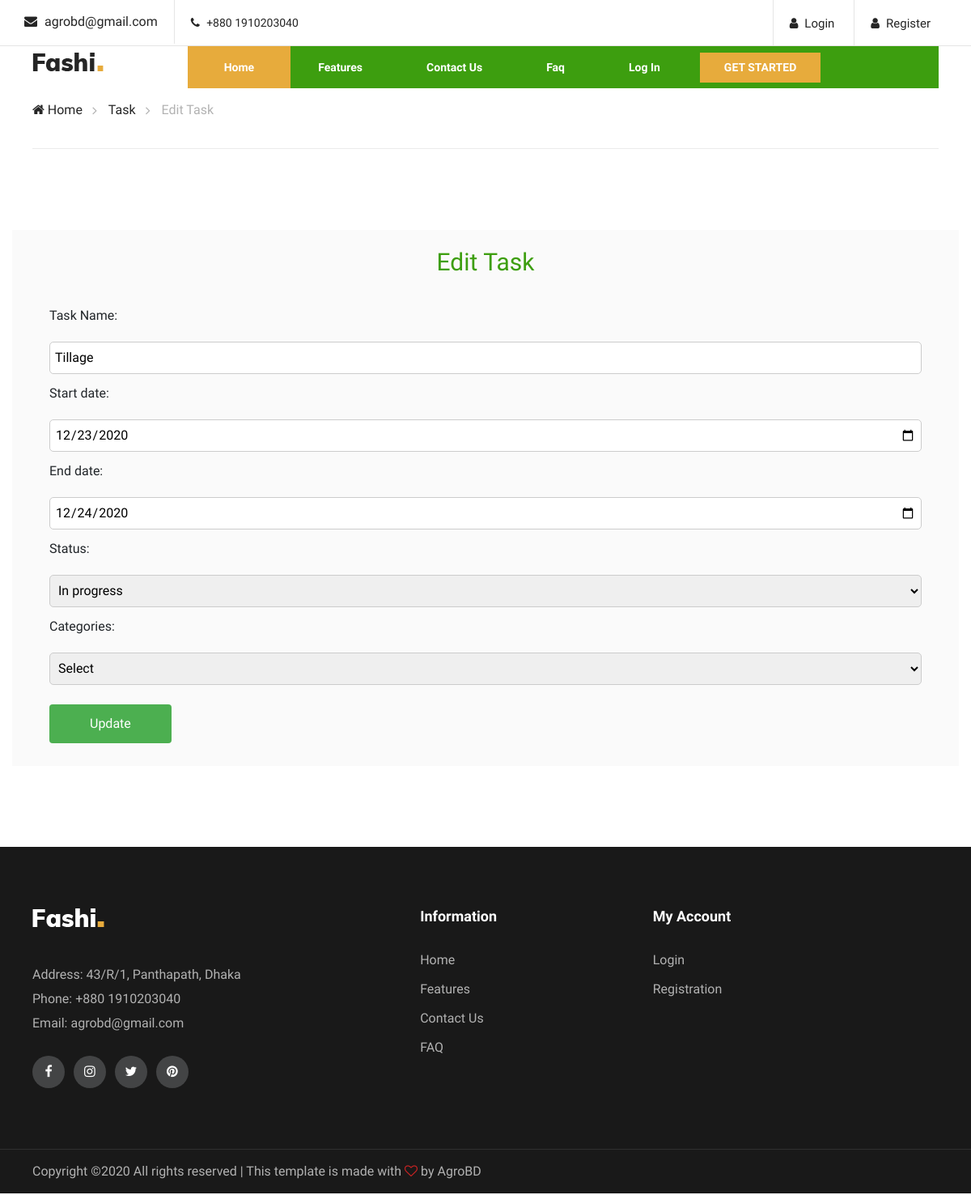
The page /tasks_show_edit.php?edit=1 on the database its author committed.
### tables this page shows
CREATE TABLE `tasks` (
  `task_id` int(11) NOT NULL,
  `task_name` varchar(30) NOT NULL,
  `start_date` date NOT NULL,
  `end_date` date NOT NULL,
  `status` varchar(12) NOT NULL,
  `categories` varchar(20) NOT NULL,
  `cropProduction_id` int(11) NOT NULL,
  `uid` int(11) NOT NULL,
  `created_at` timestamp NOT NULL DEFAULT current_timestamp() ON UPDATE current_timestamp()
);

### tasks_show_edit.php (the view, shortened to what this page needs)
<?php include'includes/head.php';
include'includes/navbar.php';
$conn = connect();
if (isset($_GET['edit'])){
    $id = $_GET['edit'];
    $sql= "SELECT * FROM tasks WHERE task_id=$id";
    $result = $conn->query($sql);
    $row = $result-> fetch_assoc();
    $task_name = $row['task_name'];
    $start_date = $row['start_date'];
    $end_date = $row['end_date'];
}
?>
</head>
<body>
    <div class="breacrumb-section">
        <div class="container">
            <div class="row">
                <div class="col-lg-12">
                    <div class="breadcrumb-text">
                        <a href="index"><i class="fa fa-home"></i> Home</a>
                        <a href="tasks_show">Task</a>
                        <span>Edit Task</span>
                    </div>
                </div>
            </div>
        </div>
    </div>
    <section class="homenav">
        <div class="container production_box">
            <div class="modal-body">
                <h3 style="text-align: center; color:#3D9E0F;">Edit Task</h3><br>
                <div class="container">
                    <form onsubmit="return nullcheck();" action="" method="POST">
                        <div>
                            <label for="task_name">Task Name:</label><br>
                            <input type="text" id="task_name" name="task_name" oninput="ontype();"
                                value="<?=$task_name; ?>">
                        </div>
                        <div>
                            <label for="start_date">Start date:</label><br>
                            <input type="date" id="start_date" name="start_date" value="<?=$start_date; ?>">
                        </div>
                        <div>
                            <label for="end_date">End date:</label><br>
                            <input type="date" id="end_date" name="end_date" value="<?=$end_date; ?>">
                        </div>
                        <div>
                            <label for="status">Status:</label><br>
                            <select id="status" name="status">
                                <option value="in progress"
                                    <?php if ($row["status"]=='in progress'){echo "selected";}?>>In progress</option>
                            </select>
                        </div>
                        <div>
                            <label for="categories">Categories:</label><br>
                            <select id="categories" name="categories">
                                <option value="">Select</option>
                            </select>
                        </div>
                        <br>
                        <div class="sub"><input type="submit" value="Update" name="update"></div>
                        <br>
                    </form>
                </div>
            </div>
        </div>
    </section>
    <?php include'includes/footer.php';?>
</body>
</html>

### css/style.css (style rules this page uses)
html, body { height: 100%; font-family: "Muli", sans-serif; -webkit-font-smoothing: antialiased; -moz-font-smoothing: antialiased; }
h1, h2, h3, h4, h5, h6 { margin: 0; color: #111111; font-weight: 400; font-family: "Muli", sans-serif; }
h3 { font-size: 30px; }
* { box-sizing: border-box; }
.homenav { padding-top: 100px; padding-bottom: 100px; }
.breadcrumb-text { border-bottom: 1px solid #ebebeb; padding: 15px 0; }
.breadcrumb-text a { display: inline-block; font-size: 16px; color: #252525; margin-right: 28px; position: relative; }
.breadcrumb-text a:after { position: absolute; right: -18px; top: 0px; content: ""; font-family: "FontAwesome"; font-size: 16px; color: #b2b2b2; }
.breadcrumb-text span { display: inline-block; color: #b2b2b2; }
.production_box { background-color: #FAFAFA; padding-top: 20px; padding-bottom: 50px; }
.modal-body { padding: 2px 16px; }
input[type=text], select { width: 100%; height: 40px; padding: 6px; border: 1px solid #ccc; border-radius: 5px; box-sizing: border-box; resize: vertical; }
input[type=date] { width: 100%; height: 40px; padding: 6px; border: 1px solid #ccc; border-radius: 5px; box-sizing: border-box; resize: vertical; }
label { padding: 12px 12px 12px 0; display: inline-block; }
input[type=submit], [type=reset] { background-color: #4CAF50; color: white; padding: 12px 50px; border: none; border-radius: 4px; cursor: pointer; float: left; }
.sub input[type=submit] { margin-right: 30px; margin-bottom: 10px; }
.fin_body_box img, p, a { padding-bottom: 20px; }
.row { margin: 0 -5px; }
.row:after { content: ""; display: table; clear: both; }
@media only screen and (min-width: 1200px) { .container { max-width: 1170px; } }

### rows shown on the page
tasks: task_name "Tillage", start_date "12/23/2020", end_date "12/24/2020", status "In progress"
